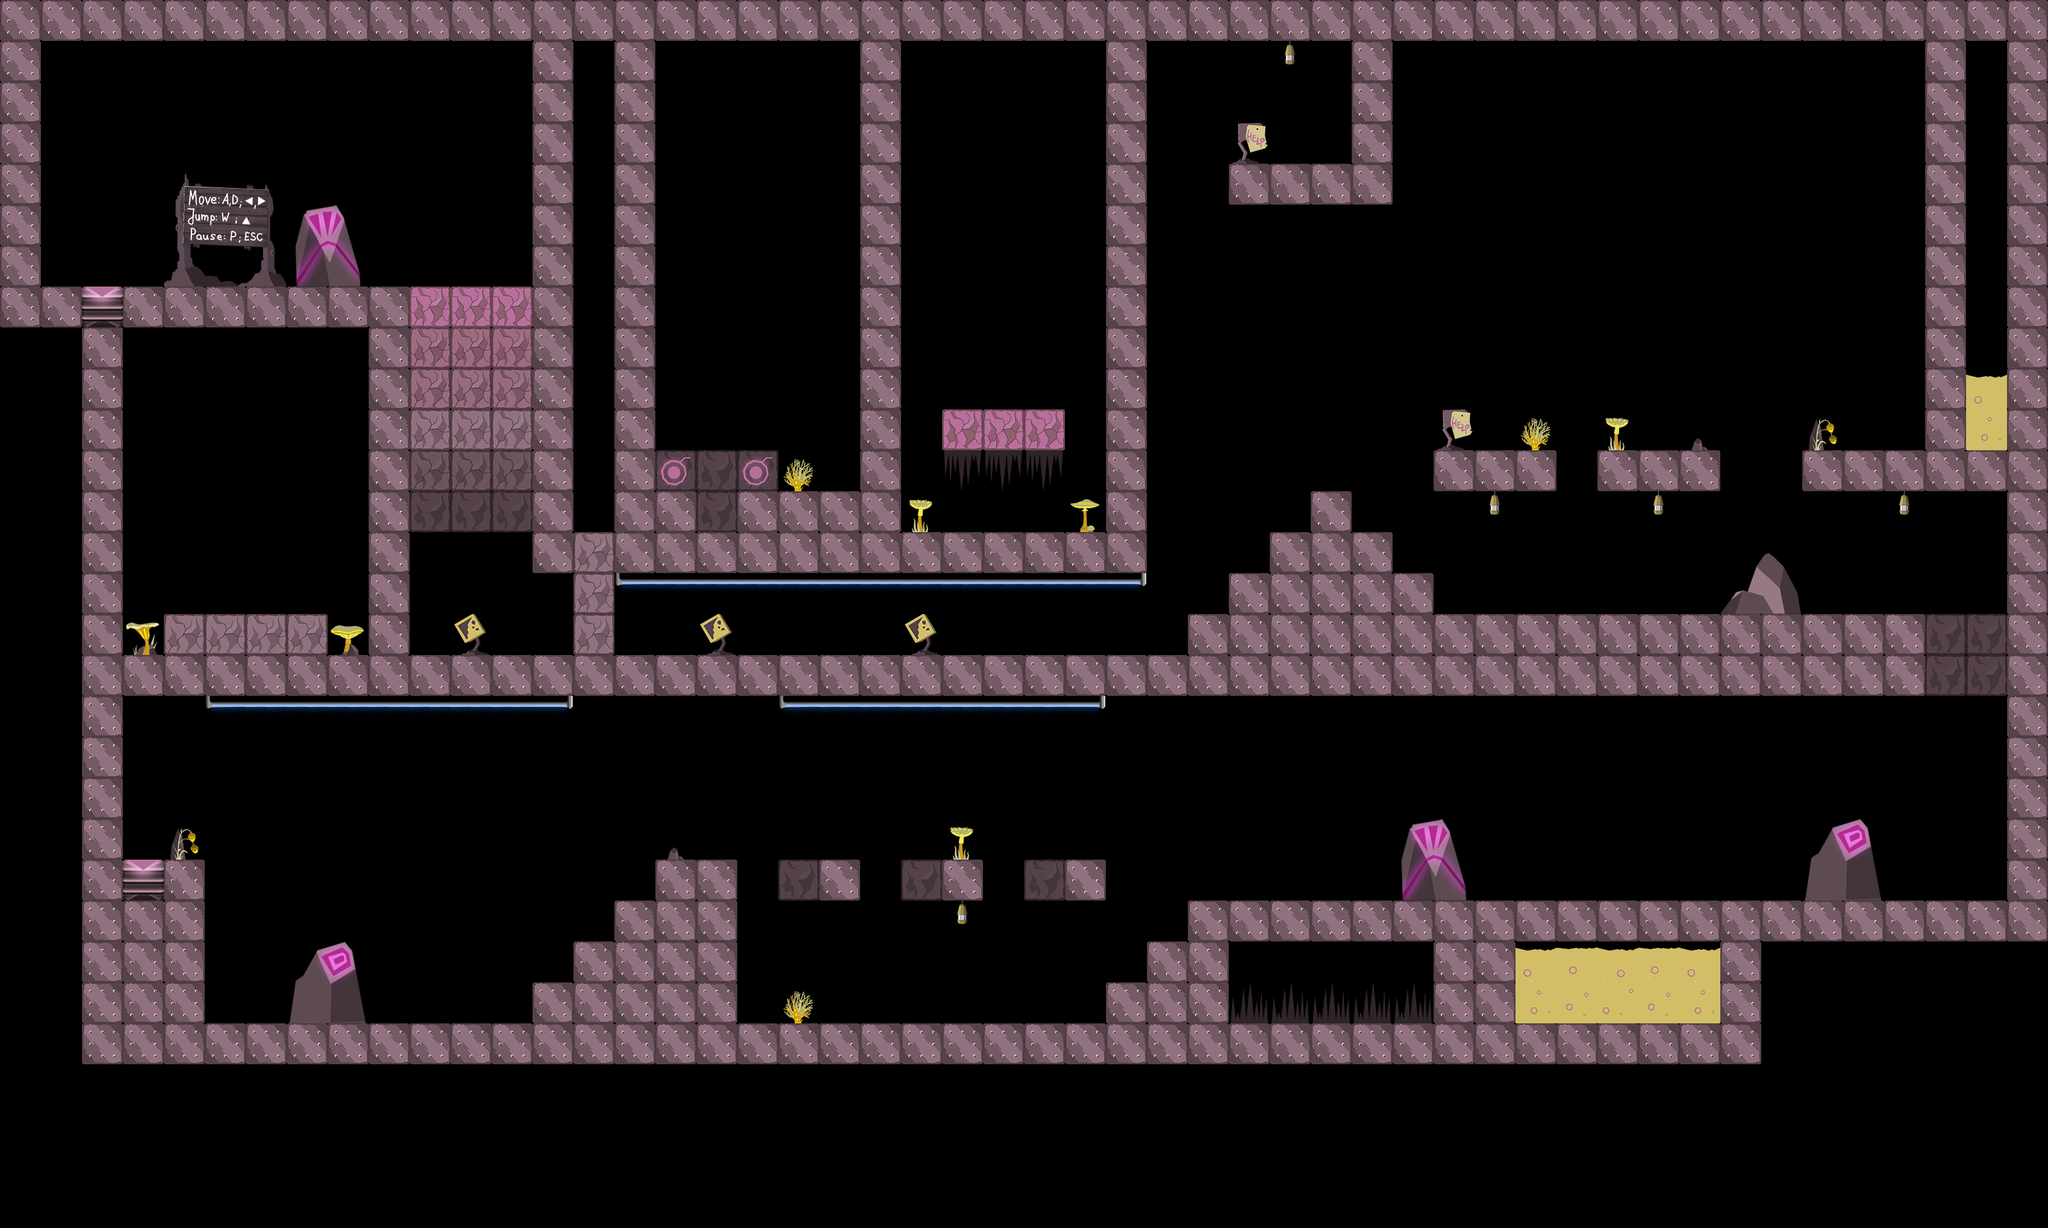

This is a level from a 2D game, rendered from its Tiled map with the project's own tilesets. A one-line summary and the map file follow, with tile-layer data summarised:
An orthogonal 50x30 tile map with 64x64 px tiles, 1 tile layer (Spielebene), 9 tilesets and 28 objects (8x Rock, 8x RockTrigger, 4x Platform, 3x Miner, Player, ...).

<map version="1.0" orientation="orthogonal" renderorder="right-down" width="50" height="30" tilewidth="64" tileheight="64" nextobjectid="66">
 <properties>
  <property name="Background" value="Hintergrund1.png" />
 </properties>
 <tileset firstgid="1" source="tilesets/destructable_block.tsx" />
 <tileset firstgid="7" source="tilesets/rest.tsx" />
 <tileset firstgid="15" source="tilesets/lava.tsx" />
 <tileset firstgid="23" source="tilesets/zacken.tsx" />
 <tileset firstgid="26" source="tilesets/bomb.tsx" />
 <tileset firstgid="28" source="tilesets/deco.tsx" />
 <tileset firstgid="42" source="tilesets/background_block.tsx" />
 <tileset firstgid="48" source="tilesets/deco_gross.tsx" />
 <tileset firstgid="51" source="tilesets/TutorialSchild.tsx" />
 <layer name="Spielebene" width="50" height="30">
  <properties>
   <property name="Parallax" value="1.0" />
  </properties>
  <data>[1500 cells, 493 non-empty, 36 distinct tile ids]</data>
 </layer>
 <objectgroup name="Objektebene">
  <object id="1" name="Player" x="128" y="384" width="64" height="64">
   <properties>
    <property name="Name" value="Player" />
   </properties>
  </object>
  <object id="9" name="PlayerSpawn" x="128" y="384" width="64" height="64">
   <properties>
    <property name="Name" value="PlayerSpawn" />
   </properties>
  </object>
  <object id="18" name="Rock" x="320" y="704" width="64" height="64">
   <properties>
    <property name="Hitpoints" value="6" />
    <property name="Name" value="Rock" />
    <property name="TriggerId" value="1" />
   </properties>
  </object>
  <object id="29" name="RockTrigger" x="640" y="960" width="192" height="64">
   <properties>
    <property name="Id" value="1" />
    <property name="Name" value="RockTrigger" />
   </properties>
  </object>
  <object id="34" name="RockTrigger" x="1088" y="896" width="64" height="128">
   <properties>
    <property name="Id" value="6" />
    <property name="Name" value="RockTrigger" />
   </properties>
  </object>
  <object id="36" name="Rock" x="448" y="704" width="64" height="64">
   <properties>
    <property name="Hitpoints" value="6" />
    <property name="Name" value="Rock" />
    <property name="TriggerId" value="2" />
   </properties>
  </object>
  <object id="40" name="RockTrigger" x="640" y="960" width="192" height="64">
   <properties>
    <property name="Id" value="2" />
    <property name="Name" value="RockTrigger" />
   </properties>
  </object>
  <object id="43" name="Rock" x="896" y="128" width="64" height="64">
   <properties>
    <property name="Hitpoints" value="6" />
    <property name="Name" value="Rock" />
    <property name="TriggerId" value="4" />
   </properties>
  </object>
  <object id="44" name="RockTrigger" x="640" y="960" width="192" height="64">
   <properties>
    <property name="Id" value="4" />
    <property name="Name" value="RockTrigger" />
   </properties>
  </object>
  <object id="45" name="Rock" x="896" y="384" width="64" height="64">
   <properties>
    <property name="Hitpoints" value="6" />
    <property name="Name" value="Rock" />
    <property name="TriggerId" value="5" />
   </properties>
  </object>
  <object id="46" name="RockTrigger" x="640" y="704" width="192" height="64">
   <properties>
    <property name="Id" value="5" />
    <property name="Name" value="RockTrigger" />
   </properties>
  </object>
  <object id="47" name="Rock" x="1152" y="384" width="64" height="64">
   <properties>
    <property name="Hitpoints" value="6" />
    <property name="Name" value="Rock" />
    <property name="TriggerId" value="6" />
   </properties>
  </object>
  <object id="48" name="Rock" x="1472" y="384" width="64" height="64">
   <properties>
    <property name="Hitpoints" value="6" />
    <property name="Name" value="Rock" />
    <property name="TriggerId" value="7" />
   </properties>
  </object>
  <object id="49" name="Rock" x="1600" y="384" width="64" height="64">
   <properties>
    <property name="Hitpoints" value="6" />
    <property name="Name" value="Rock" />
    <property name="TriggerId" value="8" />
   </properties>
  </object>
  <object id="50" name="RockTrigger" x="1408" y="896" width="64" height="128">
   <properties>
    <property name="Id" value="7" />
    <property name="Name" value="RockTrigger" />
   </properties>
  </object>
  <object id="51" name="RockTrigger" x="1408" y="896" width="64" height="128">
   <properties>
    <property name="Id" value="8" />
    <property name="Name" value="RockTrigger" />
   </properties>
  </object>
  <object id="52" name="RockTrigger" x="640" y="576" width="192" height="64">
   <properties>
    <property name="Id" value="3" />
    <property name="Name" value="RockTrigger" />
   </properties>
  </object>
  <object id="55" name="Rock" x="896" y="704" width="64" height="64">
   <properties>
    <property name="Hitpoints" value="6" />
    <property name="Name" value="Rock" />
    <property name="TriggerId" value="3" />
   </properties>
  </object>
  <object id="56" name="Enemy" x="1250" y="698" width="64" height="64">
   <properties>
    <property name="Direction" value="right" />
    <property name="Name" value="Enemy" />
    <property name="Type" value="dog" />
   </properties>
  </object>
  <object id="57" name="Miner" x="2944" y="640" width="64" height="64">
   <properties>
    <property name="Name" value="Miner" />
   </properties>
  </object>
  <object id="58" name="Miner" x="2048" y="192" width="64" height="64">
   <properties>
    <property name="Name" value="Miner" />
   </properties>
  </object>
  <object id="59" name="Platform" x="1792" y="704" width="64" height="64">
   <properties>
    <property name="Direction" value="up" />
    <property name="Distance" value="7.0" />
    <property name="Hitpoints" value="0" />
    <property name="Mode" value="always" />
    <property name="Name" value="Platform" />
    <property name="Speed" value="2.0" />
   </properties>
  </object>
  <object id="60" name="Platform" x="1856" y="704" width="64" height="64">
   <properties>
    <property name="Direction" value="up" />
    <property name="Distance" value="7.0" />
    <property name="Hitpoints" value="0" />
    <property name="Mode" value="always" />
    <property name="Name" value="Platform" />
    <property name="Speed" value="2.0" />
   </properties>
  </object>
  <object id="61" name="LavaFountain" x="3072" y="576" width="64" height="64">
   <properties>
    <property name="Height" value="2.0" />
    <property name="Intervall" value="2.0" />
    <property name="IntervallOffset" value="2.0" />
    <property name="Length" value="2.0" />
    <property name="Name" value="LavaFountain" />
   </properties>
  </object>
  <object id="62" name="Miner" x="1088" y="1280" width="64" height="64">
   <properties>
    <property name="Name" value="Miner" />
   </properties>
  </object>
  <object id="63" name="LevelEnd" x="192" y="1280" width="64" height="64">
   <properties>
    <property name="MinMiner" value="1" />
    <property name="Name" value="LevelEnd" />
   </properties>
  </object>
  <object id="64" name="Platform" x="832" y="1344" width="64" height="64">
   <properties>
    <property name="Direction" value="left" />
    <property name="Distance" value="7.0" />
    <property name="Hitpoints" value="0" />
    <property name="Mode" value="always" />
    <property name="Name" value="Platform" />
    <property name="Speed" value="2.0" />
   </properties>
  </object>
  <object id="65" name="Platform" x="768" y="1344" width="64" height="64">
   <properties>
    <property name="Direction" value="left" />
    <property name="Distance" value="7.0" />
    <property name="Hitpoints" value="0" />
    <property name="Mode" value="always" />
    <property name="Name" value="Platform" />
    <property name="Speed" value="2.0" />
   </properties>
  </object>
 </objectgroup>
</map>
